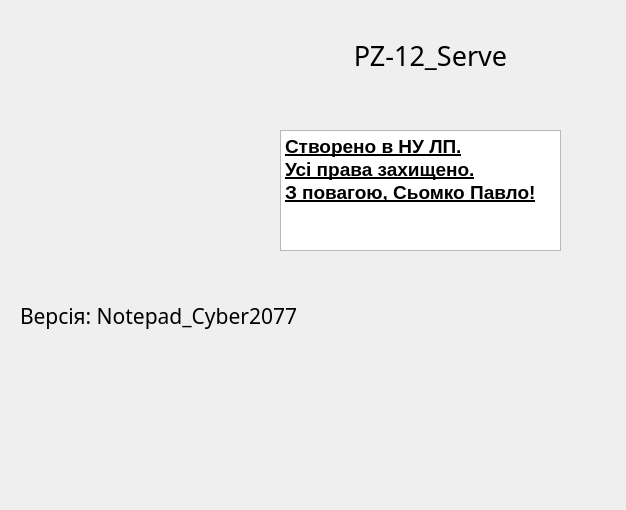
<?xml version="1.0" encoding="UTF-8"?>
<ui version="4.0">
 <class>about_window</class>
 <widget class="QDialog" name="about_window">
  <property name="geometry">
   <rect>
    <x>0</x>
    <y>0</y>
    <width>626</width>
    <height>510</height>
   </rect>
  </property>
  <property name="focusPolicy">
   <enum>Qt::TabFocus</enum>
  </property>
  <property name="windowTitle">
   <string>Dialog</string>
  </property>
  <property name="styleSheet">
   <string notr="true"/>
  </property>
  <widget class="QLabel" name="label">
   <property name="geometry">
    <rect>
     <x>280</x>
     <y>30</y>
     <width>301</width>
     <height>51</height>
    </rect>
   </property>
   <property name="font">
    <font>
     <family>Showcard Gothic</family>
     <pointsize>20</pointsize>
    </font>
   </property>
   <property name="text">
    <string>PZ-12_Serve</string>
   </property>
   <property name="alignment">
    <set>Qt::AlignCenter</set>
   </property>
  </widget>
  <widget class="QLabel" name="label_3">
   <property name="geometry">
    <rect>
     <x>20</x>
     <y>300</y>
     <width>371</width>
     <height>31</height>
    </rect>
   </property>
   <property name="font">
    <font>
     <family>MV Boli</family>
     <pointsize>16</pointsize>
    </font>
   </property>
   <property name="text">
    <string>Версія: Notepad_Cyber2077</string>
   </property>
  </widget>
  <widget class="QTextBrowser" name="textBrowser">
   <property name="geometry">
    <rect>
     <x>280</x>
     <y>130</y>
     <width>281</width>
     <height>121</height>
    </rect>
   </property>
   <property name="html">
    <string>&lt;!DOCTYPE HTML PUBLIC &quot;-//W3C//DTD HTML 4.0//EN&quot; &quot;http://www.w3.org/TR/REC-html40/strict.dtd&quot;&gt;
&lt;html&gt;&lt;head&gt;&lt;meta name=&quot;qrichtext&quot; content=&quot;1&quot; /&gt;&lt;style type=&quot;text/css&quot;&gt;
p, li { white-space: pre-wrap; }
&lt;/style&gt;&lt;/head&gt;&lt;body style=&quot; font-family:'MS Shell Dlg 2'; font-size:7.8pt; font-weight:400; font-style:normal;&quot;&gt;
&lt;p style=&quot; margin-top:0px; margin-bottom:0px; margin-left:0px; margin-right:0px; -qt-block-indent:0; text-indent:0px;&quot;&gt;&lt;span style=&quot; font-size:14pt; font-weight:600; text-decoration: underline;&quot;&gt;Створено в НУ ЛП.&lt;/span&gt;&lt;/p&gt;
&lt;p style=&quot; margin-top:0px; margin-bottom:0px; margin-left:0px; margin-right:0px; -qt-block-indent:0; text-indent:0px;&quot;&gt;&lt;span style=&quot; font-size:14pt; font-weight:600; text-decoration: underline;&quot;&gt;Усі права захищено.&lt;/span&gt;&lt;/p&gt;
&lt;p style=&quot; margin-top:0px; margin-bottom:0px; margin-left:0px; margin-right:0px; -qt-block-indent:0; text-indent:0px;&quot;&gt;&lt;span style=&quot; font-size:14pt; font-weight:600; text-decoration: underline;&quot;&gt;З повагою, Сьомко Павло!&lt;/span&gt;&lt;/p&gt;&lt;/body&gt;&lt;/html&gt;</string>
   </property>
  </widget>
  <widget class="QLabel" name="label_4">
   <property name="geometry">
    <rect>
     <x>50</x>
     <y>60</y>
     <width>171</width>
     <height>161</height>
    </rect>
   </property>
   <property name="text">
    <string/>
   </property>
   <property name="pixmap">
    <pixmap resource="My_resour.qrc">:/new/imgs/Nulp_logo_ukr.jpg</pixmap>
   </property>
  </widget>
 </widget>
 <resources>
  <include location="My_resour.qrc"/>
 </resources>
 <connections/>
</ui>
